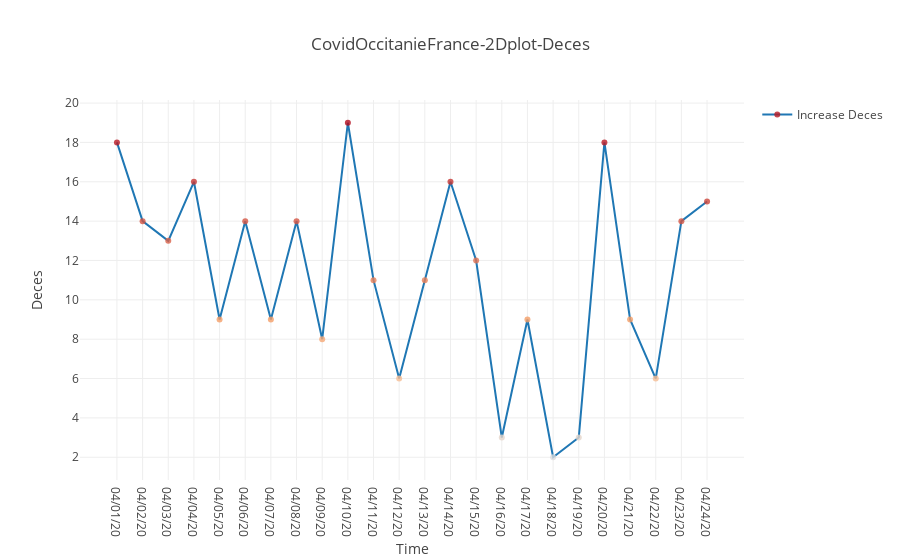

Here is the notebook cell this chart was saved with:
### Code cell
trace_deces, a2 = create_2d_plot(plot_df=df, x_name="Date", y_name="Increase Deces")

data = [trace_deces]

layout = go.Layout(
    title=f"CovidOccitanieFrance-2Dplot-Deces",
    xaxis=dict(title="Time"),
    yaxis=dict(title="Deces"),
    showlegend=True,
) 
fig = go.Figure(data=data, layout=layout)
    
iplot(fig, filename="covid19-Occitanie")

### Figure 1 — Plotly figure (JSON) as saved in the notebook; plotly's stock layout.template omitted (floating-point values rounded to 4 significant figures)
{"data": [{"marker": {"color": [18, 14, 13, 16, 9, 14, 9, 14, 8, 19, 11, 6, 11, 16, 12, 3, 9, 2, 3, 18, 9, 6, 14, 15], "opacity": 0.8, "size": 6}, "mode": "lines+markers", "name": "Increase Deces", "type": "scatter", "uid": "8bc9ac38-e53a-4b5a-8242-629f532476f2", "x": ["04/01/20", "04/02/20", "04/03/20", "04/04/20", "04/05/20", "04/06/20", "04/07/20", "04/08/20", "04/09/20", "04/10/20", "04/11/20", "04/12/20", "04/13/20", "04/14/20", "04/15/20", "04/16/20", "04/17/20", "04/18/20", "04/19/20", "04/20/20", "04/21/20", "04/22/20", "04/23/20", "04/24/20"], "y": [18, 14, 13, 16, 9, 14, 9, 14, 8, 19, 11, 6, 11, 16, 12, 3, 9, 2, 3, 18, 9, 6, 14, 15]}], "layout": {"showlegend": true, "title": {"text": "CovidOccitanieFrance-2Dplot-Deces"}, "xaxis": {"title": {"text": "Time"}}, "yaxis": {"title": {"text": "Deces"}}}}
